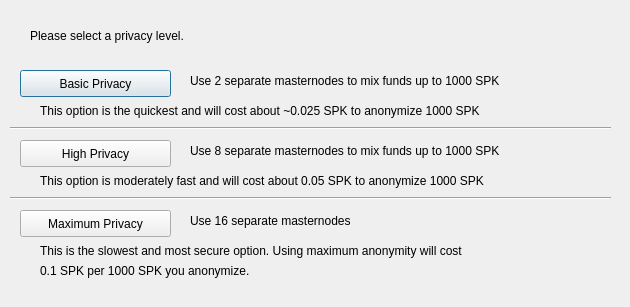
<?xml version="1.0" encoding="UTF-8"?>
<ui version="4.0">
 <class>DarksendConfig</class>
 <widget class="QDialog" name="DarksendConfig">
  <property name="geometry">
   <rect>
    <x>0</x>
    <y>0</y>
    <width>630</width>
    <height>307</height>
   </rect>
  </property>
  <property name="windowTitle">
   <string>Configure PrivateSend</string>
  </property>
  <widget class="QPushButton" name="buttonBasic">
   <property name="geometry">
    <rect>
     <x>20</x>
     <y>70</y>
     <width>151</width>
     <height>27</height>
    </rect>
   </property>
   <property name="text">
    <string>Basic Privacy</string>
   </property>
  </widget>
  <widget class="QPushButton" name="buttonHigh">
   <property name="geometry">
    <rect>
     <x>20</x>
     <y>140</y>
     <width>151</width>
     <height>27</height>
    </rect>
   </property>
   <property name="text">
    <string>High Privacy</string>
   </property>
  </widget>
  <widget class="QPushButton" name="buttonMax">
   <property name="geometry">
    <rect>
     <x>20</x>
     <y>210</y>
     <width>151</width>
     <height>27</height>
    </rect>
   </property>
   <property name="text">
    <string>Maximum Privacy</string>
   </property>
  </widget>
  <widget class="QLabel" name="label">
   <property name="geometry">
    <rect>
     <x>30</x>
     <y>20</y>
     <width>571</width>
     <height>31</height>
    </rect>
   </property>
   <property name="text">
    <string>Please select a privacy level.</string>
   </property>
  </widget>
  <widget class="QLabel" name="label_2">
   <property name="geometry">
    <rect>
     <x>190</x>
     <y>70</y>
     <width>421</width>
     <height>21</height>
    </rect>
   </property>
   <property name="text">
    <string>Use 2 separate masternodes to mix funds up to 1000 SPK</string>
   </property>
  </widget>
  <widget class="QLabel" name="label_3">
   <property name="geometry">
    <rect>
     <x>190</x>
     <y>140</y>
     <width>411</width>
     <height>21</height>
    </rect>
   </property>
   <property name="text">
    <string>Use 8 separate masternodes to mix funds up to 1000 SPK</string>
   </property>
  </widget>
  <widget class="QLabel" name="label_4">
   <property name="geometry">
    <rect>
     <x>190</x>
     <y>210</y>
     <width>421</width>
     <height>21</height>
    </rect>
   </property>
   <property name="text">
    <string>Use 16 separate masternodes</string>
   </property>
  </widget>
  <widget class="QLabel" name="label_6">
   <property name="geometry">
    <rect>
     <x>40</x>
     <y>100</y>
     <width>561</width>
     <height>21</height>
    </rect>
   </property>
   <property name="text">
    <string>This option is the quickest and will cost about ~0.025 SPK to anonymize 1000 SPK</string>
   </property>
  </widget>
  <widget class="QLabel" name="label_7">
   <property name="geometry">
    <rect>
     <x>40</x>
     <y>170</y>
     <width>561</width>
     <height>21</height>
    </rect>
   </property>
   <property name="text">
    <string>This option is moderately fast and will cost about 0.05 SPK to anonymize 1000 SPK</string>
   </property>
  </widget>
  <widget class="QLabel" name="label_8">
   <property name="geometry">
    <rect>
     <x>40</x>
     <y>240</y>
     <width>561</width>
     <height>21</height>
    </rect>
   </property>
   <property name="text">
    <string>This is the slowest and most secure option. Using maximum anonymity will cost</string>
   </property>
  </widget>
  <widget class="QLabel" name="label_9">
   <property name="geometry">
    <rect>
     <x>40</x>
     <y>260</y>
     <width>561</width>
     <height>21</height>
    </rect>
   </property>
   <property name="text">
    <string>0.1 SPK per 1000 SPK you anonymize.</string>
   </property>
  </widget>
  <widget class="Line" name="line">
   <property name="geometry">
    <rect>
     <x>10</x>
     <y>120</y>
     <width>601</width>
     <height>16</height>
    </rect>
   </property>
   <property name="orientation">
    <enum>Qt::Horizontal</enum>
   </property>
  </widget>
  <widget class="Line" name="line_2">
   <property name="geometry">
    <rect>
     <x>10</x>
     <y>190</y>
     <width>601</width>
     <height>16</height>
    </rect>
   </property>
   <property name="orientation">
    <enum>Qt::Horizontal</enum>
   </property>
  </widget>
 </widget>
 <resources/>
 <connections/>
</ui>
